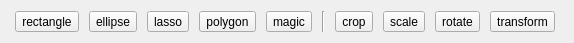
<?xml version="1.0" encoding="UTF-8"?>
<!--
 Addle source code
 Copyright 2019 Eleanor Hawk
 Modification and distribution permitted under the terms of the MIT License.
 See "LICENSE" for full details.
-->
<ui version="4.0">
 <class>ToolOptions_Select</class>
 <widget class="QWidget" name="ToolOptions_Select">
  <property name="geometry">
   <rect>
    <x>0</x>
    <y>0</y>
    <width>574</width>
    <height>43</height>
   </rect>
  </property>
  <property name="windowTitle">
   <string>Form</string>
  </property>
  <layout class="QHBoxLayout" name="horizontalLayout">
   <item>
    <widget class="QToolButton" name="toolButton">
     <property name="text">
      <string>rectangle</string>
     </property>
    </widget>
   </item>
   <item>
    <widget class="QToolButton" name="toolButton_4">
     <property name="text">
      <string>ellipse</string>
     </property>
    </widget>
   </item>
   <item>
    <widget class="QToolButton" name="toolButton_2">
     <property name="text">
      <string>lasso</string>
     </property>
    </widget>
   </item>
   <item>
    <widget class="QToolButton" name="toolButton_5">
     <property name="text">
      <string>polygon</string>
     </property>
    </widget>
   </item>
   <item>
    <widget class="QToolButton" name="toolButton_3">
     <property name="text">
      <string>magic</string>
     </property>
    </widget>
   </item>
   <item>
    <widget class="Line" name="line">
     <property name="orientation">
      <enum>Qt::Vertical</enum>
     </property>
    </widget>
   </item>
   <item>
    <widget class="QToolButton" name="toolButton_6">
     <property name="text">
      <string>crop</string>
     </property>
    </widget>
   </item>
   <item>
    <widget class="QToolButton" name="toolButton_8">
     <property name="text">
      <string>scale</string>
     </property>
    </widget>
   </item>
   <item>
    <widget class="QToolButton" name="toolButton_7">
     <property name="text">
      <string>rotate</string>
     </property>
    </widget>
   </item>
   <item>
    <widget class="QToolButton" name="toolButton_9">
     <property name="text">
      <string>transform</string>
     </property>
    </widget>
   </item>
  </layout>
  <action name="actionShear">
   <property name="text">
    <string>Shear</string>
   </property>
  </action>
  <action name="actionPerspective">
   <property name="text">
    <string>Perspective</string>
   </property>
  </action>
  <action name="actionWarp">
   <property name="text">
    <string>Warp</string>
   </property>
  </action>
 </widget>
 <resources/>
 <connections/>
</ui>
